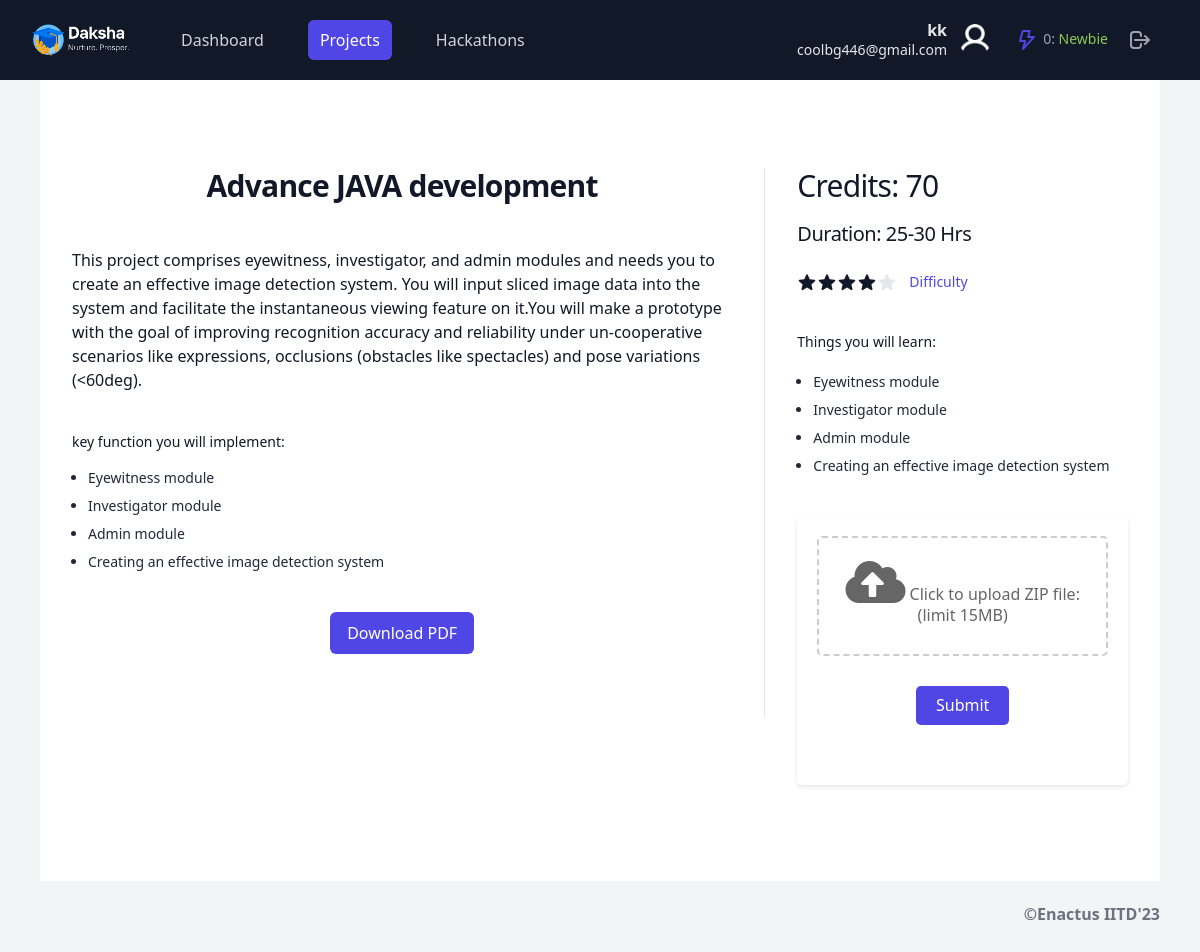
The app's page /Advance JAVA development/view (signed in) with its own data.
### daksha/models.py (models this page shows, shortened)
class Project(models.Model):
    title = models.CharField(max_length=255, default="Hello")
    duration = models.CharField(max_length=50, default="2hrs")
    category = models.CharField(max_length=50, default="Programming")
    level = models.IntegerField(default = 0)
    skills_req = models.CharField(max_length=255, default="Python Basics")
    credits = models.IntegerField(default=0)
    about_company = models.TextField(default = "")
    content = models.TextField(default = "")
    pdf = models.FileField(upload_to='pdfs/', default = "No pdf")
    logo  = models.ImageField(upload_to = 'images/', default = "Logo")
    image = models.ImageField(upload_to='images/', default = "No image")
    points = models.ManyToManyField(Point, default = list)

class Point(models.Model):
    name = models.CharField(max_length=255, default = "Python")

### daksha/views.py (the view, shortened to what this page needs)
# urls.py: path("<str:title>/view", views.showProject, name = "Show Project"),
@login_required
def showProject(request,title):
    form = SubmissionForm()
    if request.method == 'GET':
        project = Project.objects.filter(title = title)
        if (len(project) == 0):
            return HttpResponseRedirect(reverse("Projects"))
        submission = Submission.objects.filter(project = project[0], user = request.user)
        if len(submission)==0:
            return render(request, 'daksha/view_project.html',{
                'forms': form,
                'project': project[0],
                'username' : request.user.username,
                'email': request.user.email,
                'credits': credits,
            })

### daksha/templates/daksha/view_project.html (shortened to what this page needs)
{% load static %}
<!DOCTYPE html>
<html lang="en">
    <head>
        <link href="{% static 'daksha/view_project.css' %}" rel="stylesheet">
        <link rel="stylesheet" href="https://cdnjs.cloudflare.com/ajax/libs/normalize/8.0.1/normalize.min.css" />
        <link rel="stylesheet" href="https://cdnjs.cloudflare.com/ajax/libs/font-awesome/5.15.3/css/all.min.css" />
    </head>
    <body class="flex bg-gray-100 min-h-screen">
        <div class="flex-grow text-gray-800">
            <header class="flex items-center h-20 px-6 sm:px-10 bg-gray-900 fixed top-0 left-0 w-full z-50">
                <div class="relative w-full max-w-md sm:-ml-2">
                    <div class="flex items-center">
                        <div class="flex-shrink-0">
                            <img class="h-8 w-auto" src="{% static 'daksha/assets/main_logo.png' %}" alt="Your Company" />
                        </div>
                        <div class="hidden md:block">
                            <div class="ml-10 flex items-baseline space-x-4 gap-4">
                                <a href="/Dashboard" class="text-gray-300 hover:bg-gray-700 hover:text-white rounded-md px-3 py-2 text-base font-medium">Dashboard</a>
                                <a href="/Projects" class=" bg-indigo-600 text-white block px-3 py-2 rounded-md text-base font-medium">Projects</a>
                                <a href="/Hackathons" class="text-gray-300 hover:bg-gray-700 hover:text-white rounded-md px-3 py-2 text-base font-medium">Hackathons</a>
                            </div>
                        </div>
                    </div>
                </div>
                <div class="flex flex-shrink-0 items-center ml-auto justify-center">
                    <button class="hidden sm:inline-flex items-center p-2 rounded-lg">
                        <div class="flex flex-col items-end leading-tight">
                            <span class="font-semibold text-gray-200">{{username}}</span>
                            <span class="text-sm text-gray-200">{{email}}</span>
                        </div>
                        <span class="h-8 w-8 ml-2 sm:ml-3 mr-2 bg-gray-900 rounded-full overflow-hidden">
                            <img src="{% static 'daksha/assets/profile.png' %}" alt="user profile photo" class="h-full w-full object-cover" />
                        </span>
                    </button>
                    <button class="relative p-2 text-gray-400 focus:bg-gray-100 focus:text-gray-600 rounded-full">
                        <img class="h-6 inline-block w-6 rounded-full" src="{% static 'daksha/assets/thunder.png' %}" alt="" />
                        <span class="text-sm">0: <span style="color: rgb(144, 201, 87);">Newbie</span></span>
                    </button>
                   <a href="{% url 'logout' %}"><button class="relative p-2 text-gray-400 hover:bg-gray-100 hover:text-gray-600 focus:bg-gray-100 focus:text-gray-600 rounded-full">
                        <svg aria-hidden="true" fill="none" viewBox="0 0 24 24" stroke="currentColor" class="h-6 w-6">
                            <path stroke-linecap="round" stroke-linejoin="round" stroke-width="2" d="M17 16l4-4m0 0l-4-4m4 4H7m6 4v1a3 3 0 01-3 3H6a3 3 0 01-3-3V7a3 3 0 013-3h4a3 3 0 013 3v1" />
                        </svg>
                    </button>
                </a>
                </div>
            </header>
            <main class="mt-10 p-6 sm:p-10 space-y-6">
                <section class="pt-0">
                 <div class="bg-white">
                    <div class="pt-6">
                        <div class="mx-auto max-w-2xl px-4 pb-16 pt-10 sm:px-6 lg:grid lg:max-w-7xl lg:grid-cols-3 lg:grid-rows-[auto,auto,1fr] lg:gap-x-8 lg:px-8 lg:pb-24 lg:pt-16">
                            <div class="lg:col-span-2 lg:border-r lg:border-gray-200 lg:pr-8">
                                <h1 class="text-2xl font-bold tracking-tight text-gray-900 sm:text-3xl">{{project.title}}</h1>                            </div>
                            <div class="mt-4 lg:row-span-3 lg:mt-0">
                                <p class="text-3xl tracking-tight text-gray-900">Credits: {{project.credits}}</p>
                                <p class="text-xl tracking-tight mt-4 text-gray-900">Duration: {{project.duration}}</p>
                                <div class="mt-6">
                                    <div class="flex items-center">
                                        <div class="flex items-center">
                                        </div>
                                        <a href="#" class="ml-3 text-sm font-medium text-indigo-600 hover:text-indigo-500">Difficulty</a>
                                    </div>
                                </div>
                                <form class="mt-10" action="/{{project.title}}/view" method = "POST" enctype="multipart/form-data">
                                    <div>
                                        <div class="mt-10">
                                            <h3 class="text-sm font-medium text-gray-900 mb-5">Things you will learn:</h3>
                                            <ul role="list" class="list-disc space-y-2 pl-4 text-sm">
                                                {% for point in project.points.all %}
          <li>{{ point.name }}</li>
        {% endfor %}
                                            </ul>
                                        </div>
                                    </div>
                                    <div class="mt-10">
                                        <div class="container">
                                            <div class="project-actions">
                                                <div class="file-upload mb-5">
                                                    <label for="zip-file">
                                                        <i class="fas fa-cloud-upload-alt upload-icon"></i>
                                                        <span class="upload-text">Click to upload ZIP file: (limit 15MB)</span>
                                                    </label>
                                                </div>
                                                <button id="submitButton" type="submit">Submit</button>
                                            </div>
                                        </div>
                                    </div>
                                </form>
                            </div>
                            <div class="py-10 lg:col-span-2 lg:col-start-1 lg:border-r lg:border-gray-200 lg:pb-16 lg:pr-8 lg:pt-6">
                                <div>
                                    <div class="space-y-6">
                                        <p class="text-base text-gray-900">
                                            {{project.content}}
                                        </p>
                                    </div>
                                </div>
                                <div class="mt-10">
                                    <h3 class="text-sm font-medium text-gray-900">key function you will implement:</h3>
                                    <div class="mt-4">
                                        <ul role="list" class="list-disc space-y-2 pl-4 text-sm">
                                            {% for point in project.points.all %}
          <li>{{ point.name }}</li>
        {% endfor %}
                                        </ul>
                                    </div>
                                </div>
                                <div class="mt-10 flex justify-center">
                                    <a href="{{project.pdf.url}}">
                                    <button
                                        class="inline-flex items-center justify-center rounded-md border border-transparent bg-indigo-600 px-4 py-2 text-base font-medium text-white hover:bg-indigo-700 focus:outline-none focus:ring-2 focus:ring-indigo-500 focus:ring-offset-2"
                                    >
                                        Download PDF
                                    </button>
                                    </a>
                                </div>
                            </div>
                        </div>
                    </div>
                </div>
            </section>
                <section class="text-right font-semibold text-gray-500">
                    <p>&copy;Enactus IITD'23</p>
                </section>
            </main>
        </div>
    </body>
</html>

### daksha/templates/daksha/view_project.html (style rules this page uses)
.container { max-width: 37.5rem; margin: 0 auto; padding: 1.25rem; background-color: #fff; border-radius: 0.3125rem; box-shadow: 0 0.125rem 0.25rem rgba(0, 0, 0, 0.1); }
h1 { margin-top: 0; margin-bottom: 1.25rem; text-align: center; color: #333; }
.project-actions { margin-bottom: 1.875rem; text-align: center; }
.project-actions button { display: inline-block; padding: 0.625rem 1.25rem; background-color: #4f46e5; color: #fff; border: none; border-radius: 0.3125rem; cursor: pointer; font-size: 1rem; text-decoration: none; margin: 0.625rem; }
.file-upload { border: 0.125rem dashed #ccc; border-radius: 0.3125rem; padding: 1.25rem; text-align: center; }
.file-upload label { display: block; margin-bottom: 0.625rem; cursor: pointer; }
.file-upload .upload-icon { font-size: 3rem; color: #666; }
.file-upload .upload-text { font-size: 1rem; color: #666; }

### records on screen
Project: title "Advance JAVA development", credits "70", duration "25-30 Hrs", content "This project comprises eyewitness, investigator, and admin modules and needs you to create an effective image detection system. You will input sliced image data into the system and facilitate the instantaneous viewing feature on it.You will make a prototype with the goal of improving recognition accuracy and reliability under un-cooperative scenarios like expressions, occlusions (obstacles like spectacles) and pose variations (<60deg)."
Point: name "Eyewitness module"
Point: name "Investigator module"
Point: name "Admin module"
Point: name "Creating an effective image detection system"

### other values on screen
{{ username }} "kk"
{{ email }} "coolbg446@gmail.com"
